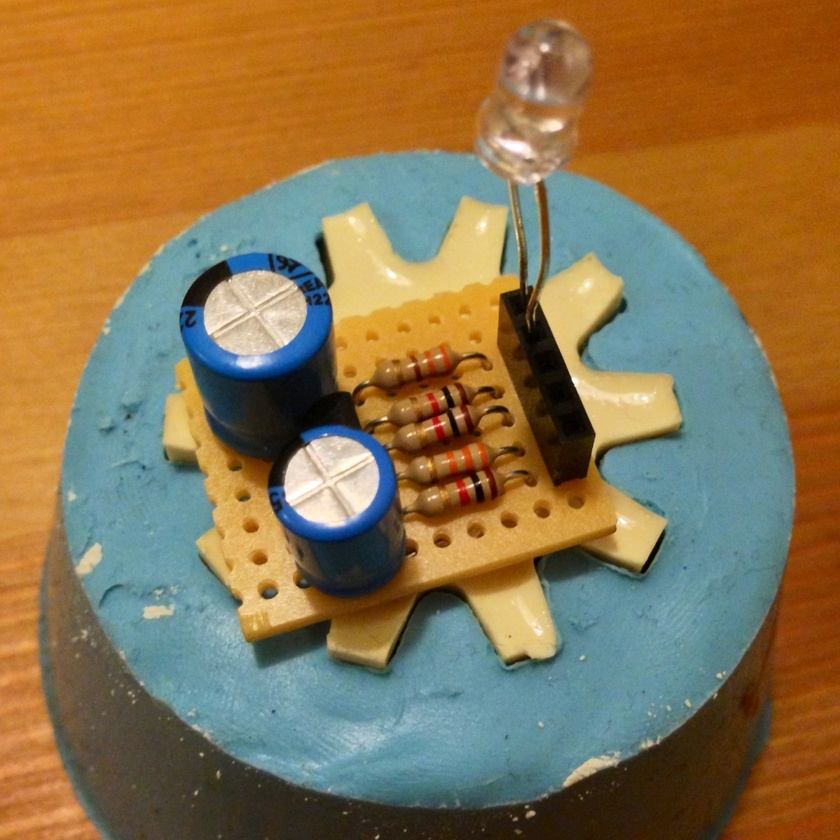
#> input picture board.jpeg, 840 x 840 px, shrunk from 1280 x 1280 before the run
$ python ch01_morphology.py   (Python 2 division)
#> lines starting #> are read from the running program, lines starting #| are printed output that depends on the picture; after the words box and inside, x2 and y2 are one past the last pixel; in counts of white or black regions, pixels touching at a corner belong together
from PIL import Image
from pylab import *
from scipy.ndimage import measurements, morphology
import numpy

im = array(Image.open('board.jpeg').convert('L'))
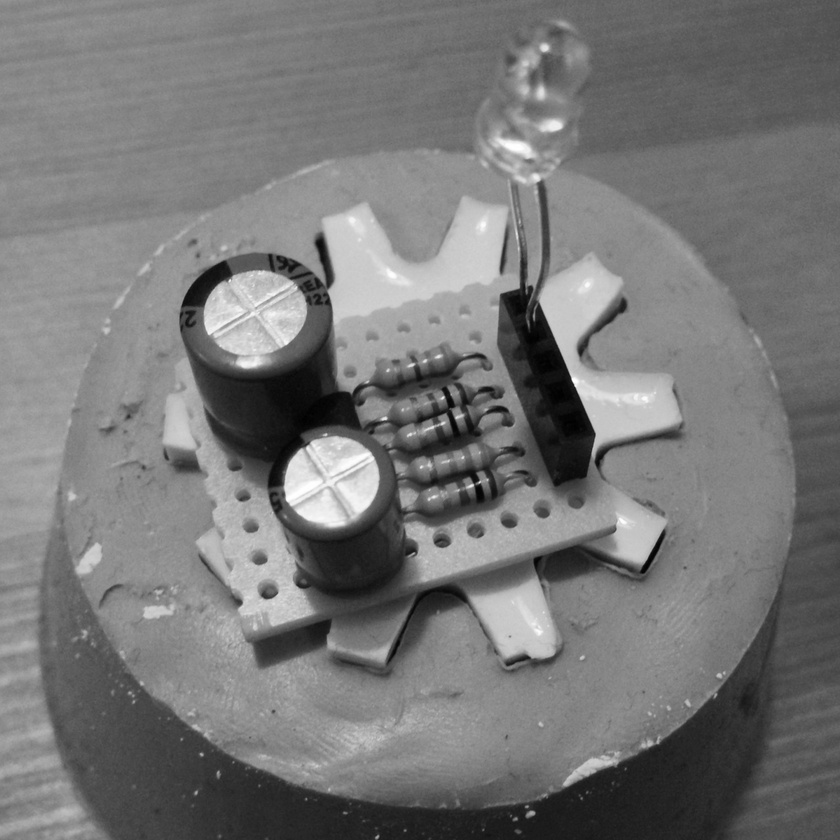
#> im: shape (840, 840); min 0, max 255, mean 118.9
im = 1 * (im < 128)
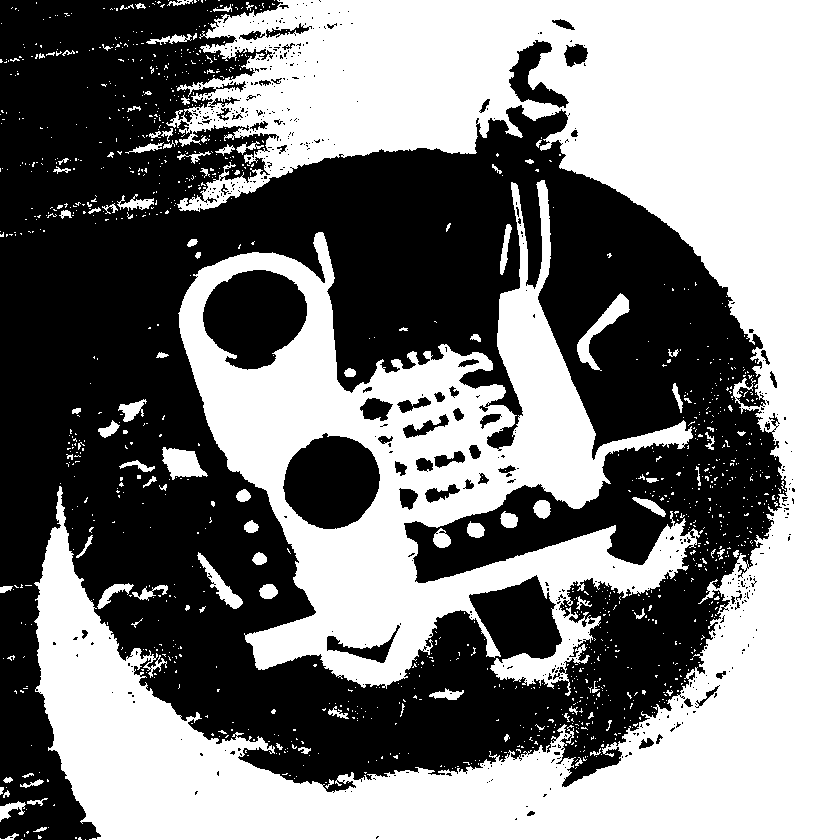
#> im: shape (840, 840) int64; values 0 (black) and 1 (white), 49.7% white; 1264 white regions (1158 under 20 px), largest, box (x1, y1, x2, y2) and area: (34, 0, 840, 840) 244931, (178, 180, 700, 696) 91195, (577, 293, 630, 371) 1048
gray()

subplot(1, 3, 1)
title('original')
imshow(im)

subplot(1, 3, 2)
im_close = morphology.binary_closing(im, ones((5, 5)), iterations=2)
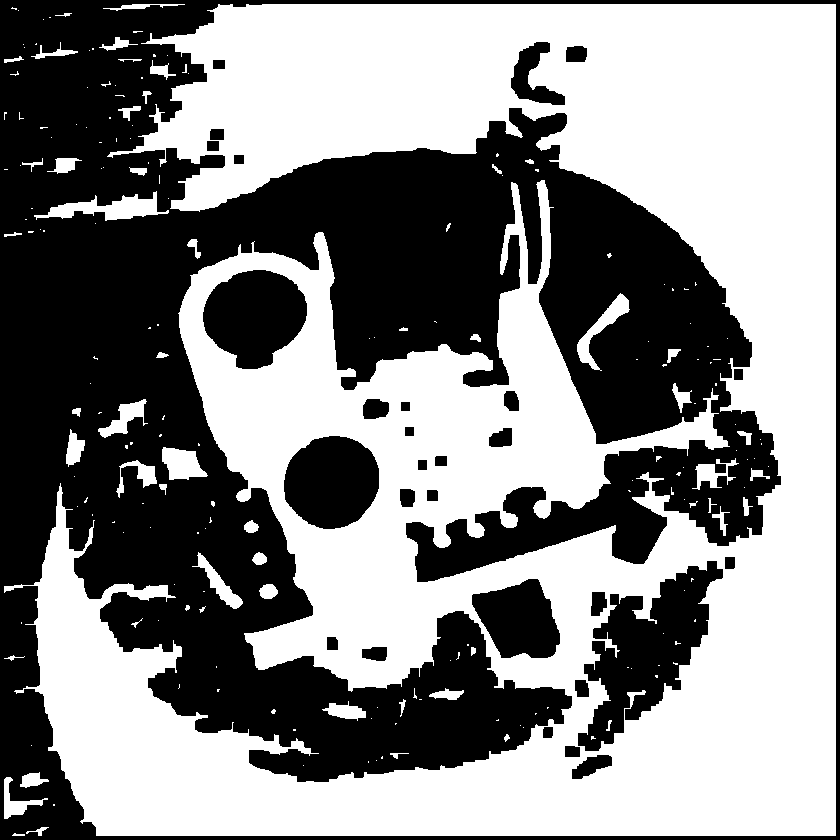
#> im_close: shape (840, 840) bool; 53.5% white; 29 black regions, largest, box (x1, y1, x2, y2) and area: (0, 0, 840, 840) 290637, (578, 561, 723, 751) 12292, (203, 270, 307, 369) 7443
title('closing')
imshow(im_close)

subplot(1, 3, 3)
im_open = morphology.binary_opening(im, ones((5, 5)), iterations=2)
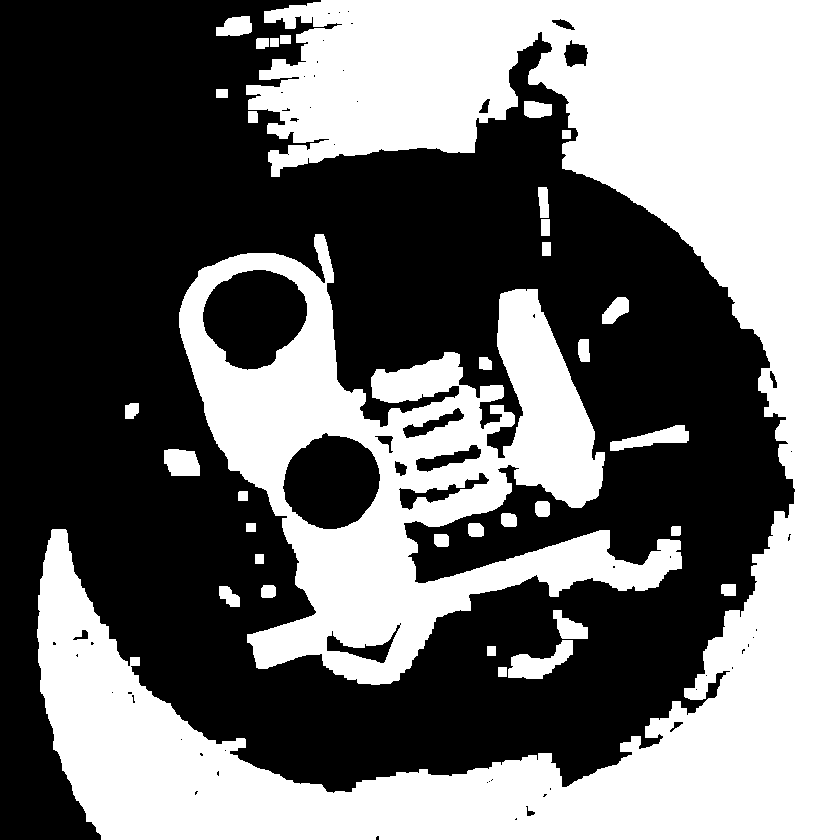
#> im_open: shape (840, 840) bool; 45% white; 34 white regions, largest, box (x1, y1, x2, y2) and area: (37, 0, 840, 840) 227703, (179, 234, 682, 685) 80897, (508, 640, 573, 679) 1264
title('opening')
imshow(im_open)

labels_close, obj_count_close = measurements.label(im_close)
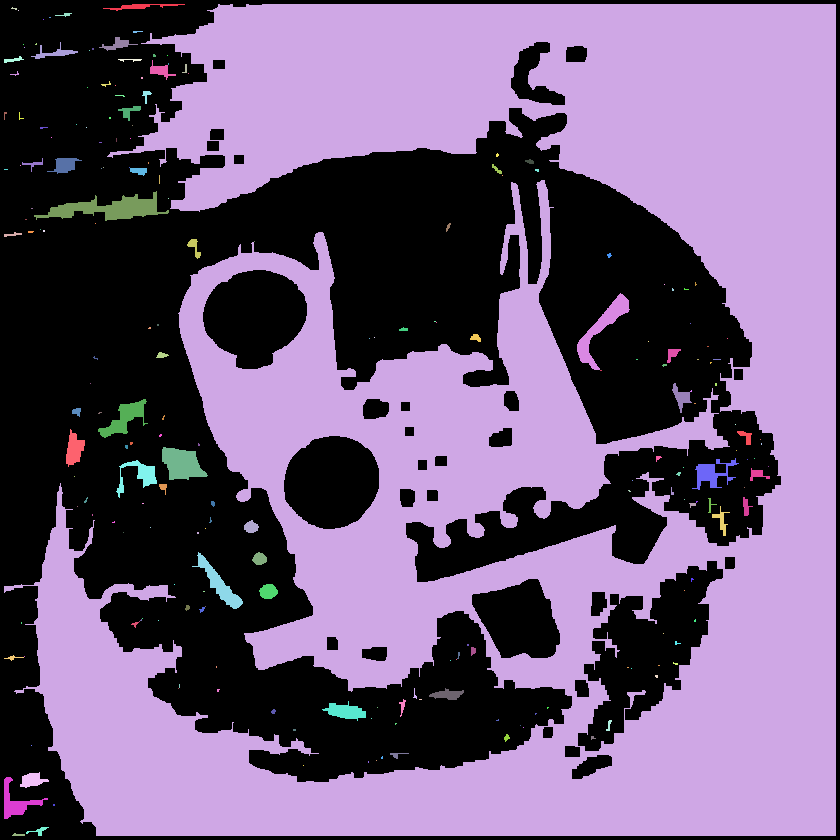
#> labels_close: shape (840, 840) int32; 214 distinct labels, from 0 to 213; one colour per label, 0 black
#> obj_count_close = 213
labels_open, obj_count_open = measurements.label(im_open)
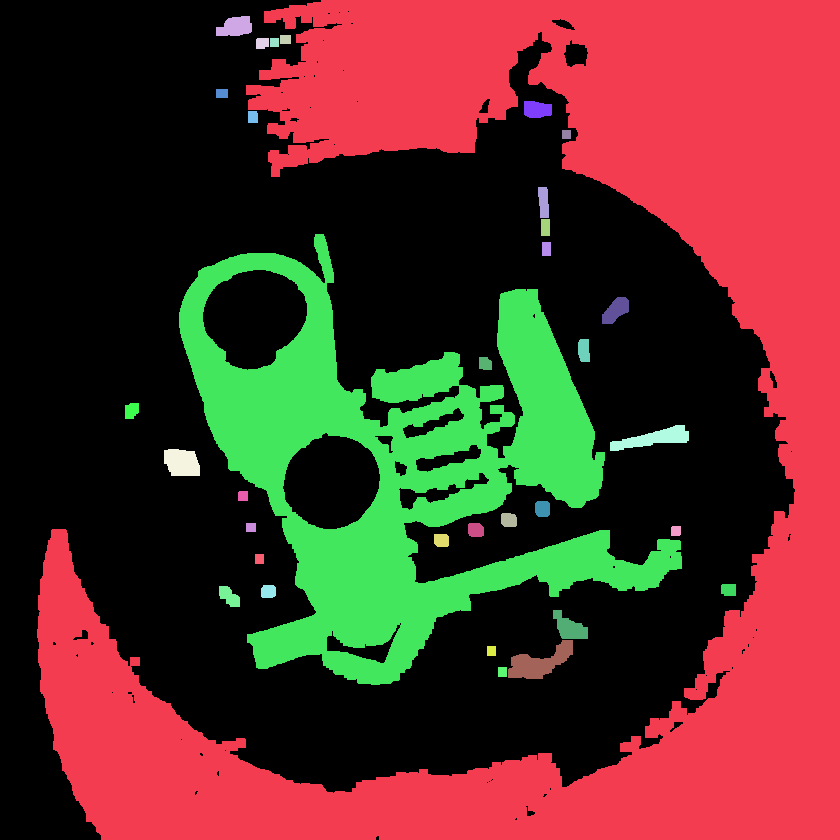
#> labels_open: shape (840, 840) int32; 35 distinct labels, from 0 to 34; one colour per label, 0 black
#> obj_count_open = 34

print obj_count_close, 'object on closing image'
#| 213 object on closing image
print obj_count_open, 'object on opening image'
#| 34 object on opening image

show()

$ run again, with field.jpeg copied over board.jpeg
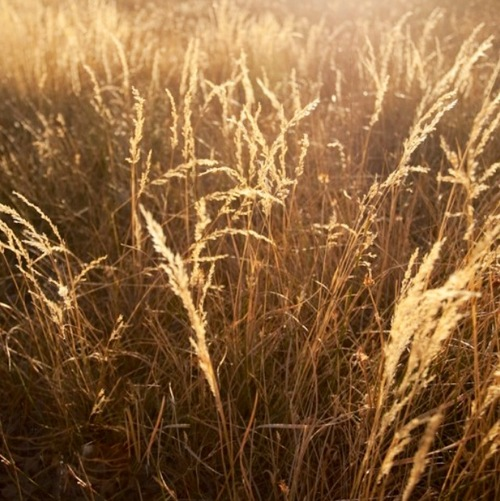
#> input picture field.jpeg, 500 x 501 px
#> im_close: shape (501, 500) bool; 74.1% white; 19 black regions, largest, box (x1, y1, x2, y2) and area: (0, 0, 500, 501) 57083, (384, 263, 478, 372) 4467, (148, 222, 165, 252) 363
#> im_open: shape (501, 500) bool; 53.9% white; 119 black regions (94 under 20 px), largest, box (x1, y1, x2, y2) and area: (0, 0, 500, 465) 106104, (0, 191, 116, 342) 4542, (15, 112, 66, 161) 898
#> `labels_close, obj_count_close = measurements.label(im_close)`:
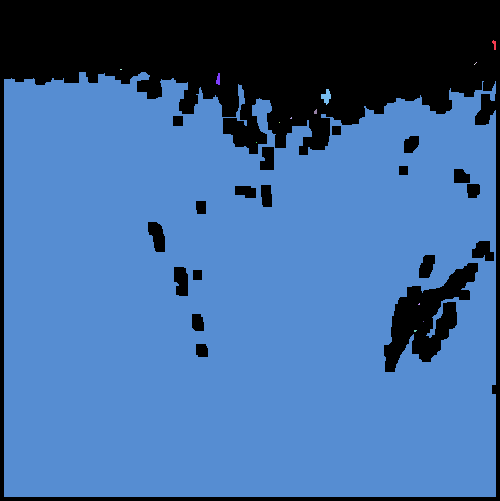
#> labels_close: shape (501, 500) int32; 16 distinct labels, from 0 to 15; one colour per label, 0 black
#> obj_count_close = 15
#> `labels_open, obj_count_open = measurements.label(im_open)`:
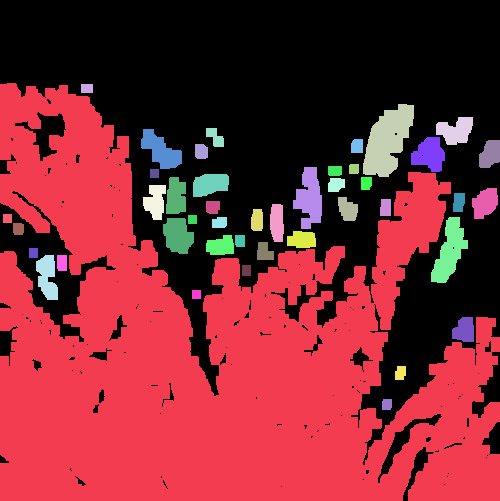
#> labels_open: shape (501, 500) int32; 45 distinct labels, from 0 to 44; one colour per label, 0 black
#> obj_count_open = 44
#| 15 object on closing image
#| 44 object on opening image
